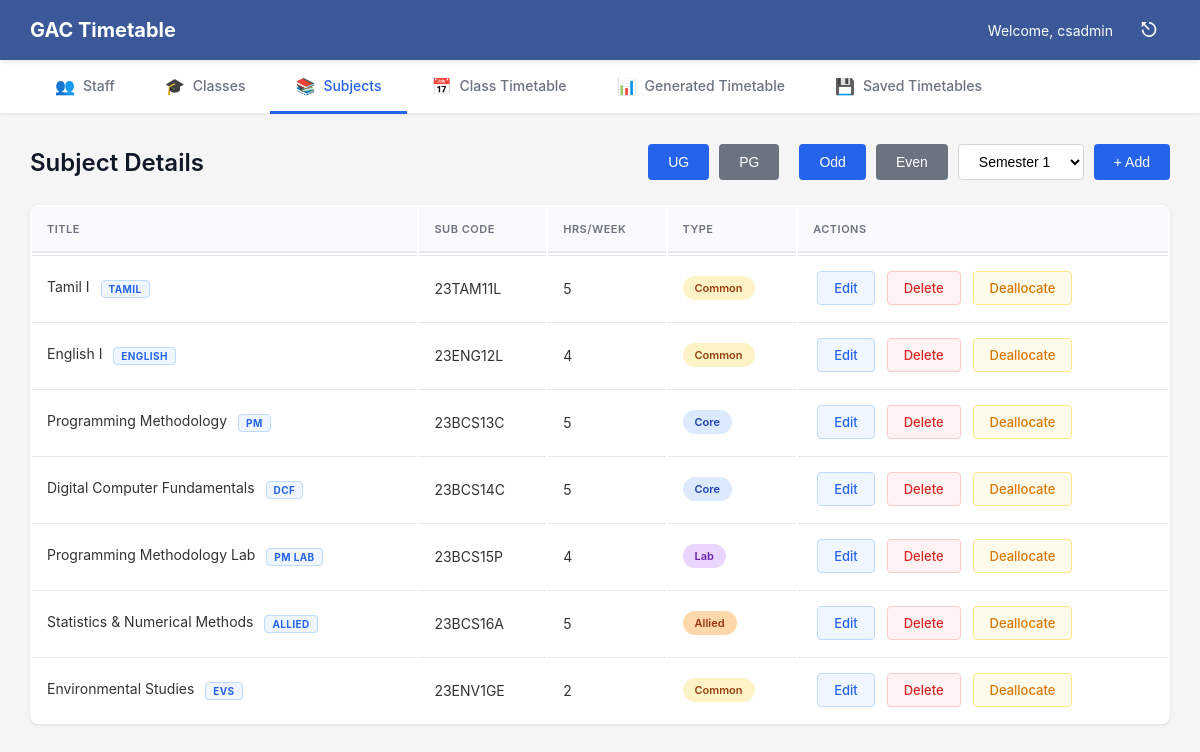
The page /Subject/subject.php (signed in) on the database its author committed.
### tables this page shows
CREATE TABLE `subjects` (
  `id` int(11) NOT NULL,
  `title` varchar(150) DEFAULT NULL,
  `sub_code` varchar(50) DEFAULT NULL,
  `short_name` varchar(50) DEFAULT NULL,
  `hours_per_week` int(11) DEFAULT NULL,
  `semester` int(11) DEFAULT NULL,
  `type` varchar(50) DEFAULT NULL,
  `program` enum('UG','PG') NOT NULL DEFAULT 'UG',
  `year` int(11) NOT NULL DEFAULT 1,
  `sort_order` int(11) DEFAULT 0,
  `is_allocated` tinyint(1) NOT NULL DEFAULT 1
);

### Subject/subject.php (the view, shortened to what this page needs)
<?php
$conn = getConnection();
$flag = __DIR__ . '/../Database/.ost_dealloc_done';
if (!file_exists($flag)) {
    $conn->query("UPDATE subjects SET is_allocated = 0 WHERE sub_code IN ('21MCS41C', '21MCS42P')");
}
$semester = isset($_GET['semester']) ? intval($_GET['semester']) : 1;
$type = isset($_GET['type']) ? $_GET['type'] : 'UG';
if (isset($_GET['sem_type'])) {
    $sem_type = $_GET['sem_type'];
}
else {
    $sem_type = ($semester % 2 == 0) ? 'even' : 'odd';
}
$query = "SELECT * FROM subjects WHERE program = '$type' AND semester = $semester ORDER BY sort_order, id";
$result = $conn->query($query);
?>
<!DOCTYPE html>
<html lang="en">
<head>
    <link rel="stylesheet" href="../Assets/css/style.css?v=1773498759">
</head>
<body>
    <nav class="navbar">
        <div class="nav-brand">GAC Timetable</div>
        <div class="nav-user">
            Welcome,
            <?php echo htmlspecialchars($_SESSION['user_name']); ?>
            <a href="../Logout/logout.php" class="logout-icon">⎋</a>
        </div>
    </nav>
    <div class="tabs">
        <a href="../Staff/staff.php" class="tab">
            <span class="tab-icon">👥</span> Staff
        </a>
        <a href="../Class/class.php" class="tab">
            <span class="tab-icon">🎓</span> Classes
        </a>
        <a href="subject.php" class="tab active">
            <span class="tab-icon">📚</span> Subjects
        </a>
        <a href="../Generate_Timetable/redirect_timetable.php" class="tab">
            <span class="tab-icon">📅</span> Class Timetable
        </a>
        <a href="../Generate_Timetable/generated_timetable_view.php" class="tab">
            <span class="tab-icon">📊</span> Generated Timetable
        </a>
        <a href="../SavedTimetable/saved_timetable.php" class="tab">
            <span class="tab-icon">💾</span> Saved Timetables
        </a>
    </div>
    <div class="content">
        <div class="page-title">
            <h2>Subject Details</h2>
            <div class="filter-controls">
                <button class="btn <?php echo $type == 'UG' ? 'btn-primary' : 'btn-secondary'; ?>"
                    onclick="window.location.href='subject.php?type=UG&semester=<?php echo $sem_type == 'even' ? 2 : 1; ?>&sem_type=<?php echo $sem_type; ?>'">UG</button>
                <button class="btn <?php echo $type == 'PG' ? 'btn-primary' : 'btn-secondary'; ?>"
                    onclick="window.location.href='subject.php?type=PG&semester=<?php echo $sem_type == 'even' ? 2 : 1; ?>&sem_type=<?php echo $sem_type; ?>'">PG</button>
                <button class="btn <?php echo $sem_type == 'odd' ? 'btn-primary' : 'btn-secondary'; ?>"
                    onclick="window.location.href='subject.php?type=<?php echo $type; ?>&semester=1&sem_type=odd'" style="margin-left: 10px;">Odd</button>
                <button class="btn <?php echo $sem_type == 'even' ? 'btn-primary' : 'btn-secondary'; ?>"
                    onclick="window.location.href='subject.php?type=<?php echo $type; ?>&semester=2&sem_type=even'">Even</button>
                <select class="filter-select"
                    onchange="window.location.href='subject.php?type=<?php echo $type; ?>&sem_type=<?php echo $sem_type; ?>&semester=' + this.value">
                    <?php
$max_sem = ($type == 'UG') ? 6 : 4;
$start_sem = ($sem_type == 'even') ? 2 : 1;
for ($i = $start_sem; $i <= $max_sem; $i += 2):
?>
                        <option value="<?php echo $i; ?>" <?php echo $semester == $i ? 'selected' : ''; ?>>
                            Semester <?php echo $i; ?>
                        </option>
                    <?php
endfor; ?>
                </select>
                <button class="btn btn-add" onclick="window.location.href='subject_add.php'">+ Add</button>
            </div>
        </div>
        <table class="data-table">
            <thead>
                <tr>
                    <th>TITLE</th>
                    <th>SUB CODE</th>
                    <th>HRS/WEEK</th>
                    <th>TYPE</th>
                    <th>ACTIONS</th>
                </tr>
            </thead>
            <tbody>
                <?php if ($result && $result->num_rows > 0): ?>
                    <?php while ($row = $result->fetch_assoc()): ?>
                        <?php $is_allocated = isset($row['is_allocated']) ? intval($row['is_allocated']) : 1; ?>
                        <tr class="<?php echo $is_allocated ? '' : 'row-deallocated'; ?>">
                            <td>
                                <?php echo htmlspecialchars($row['title']); ?>
                                <span class="badge-short"><?php
                                    $sn = !empty($row['short_name']) ? $row['short_name'] : getSubjectShortName($row['title'], $row['type'], $row['semester']);
                                    echo htmlspecialchars($sn);
                                ?></span>
                            </td>
                            <td><?php echo htmlspecialchars($row['sub_code']); ?></td>
                            <td><?php echo htmlspecialchars($row['hours_per_week']); ?></td>
                            <td>
                                <span class="badge badge-<?php echo strtolower($row['type']); ?>">
                                    <?php echo htmlspecialchars($row['type']); ?>
                                </span>
                            </td>
                            <td>
                                <a href="subject_edit.php?id=<?php echo $row['id']; ?>" class="btn-action btn-edit">Edit</a>
                                <a href="subject.php?delete=<?php echo $row['id']; ?>&type=<?php echo $type; ?>&semester=<?php echo $semester; ?>"
                                    class="btn-action btn-delete"
                                    onclick="return confirm('Are you sure you want to delete this subject?')">Delete</a>
                                <?php if ($is_allocated): ?>
                                    <a href="subject.php?toggle_allocate=<?php echo $row['id']; ?>&type=<?php echo $type; ?>&semester=<?php echo $semester; ?>"
                                        class="btn-action btn-deallocate"
                                        onclick="return confirm('Remove &quot;<?php echo htmlspecialchars($row['title']); ?>&quot; from the timetable?')">Deallocate</a>
                                <?php
        else: ?>
                                    <a href="subject.php?toggle_allocate=<?php echo $row['id']; ?>&type=<?php echo $type; ?>&semester=<?php echo $semester; ?>"
                                        class="btn-action btn-allocate">Allocate</a>
                                <?php
        endif; ?>
                            </td>
                        </tr>
                    <?php
    endwhile; ?>
                <?php
endif; ?>
            </tbody>
        </table>
    </div>
</body>
</html>

### Assets/css/style.css (style rules this page uses)
* { margin: 0; padding: 0; box-sizing: border-box; }
body { font-family: -apple-system, BlinkMacSystemFont, "Segoe UI", Roboto, "Helvetica Neue", Arial, sans-serif; background-color: #f5f5f5; color: #333; }
.btn { padding: 10px 20px; border: none; border-radius: 4px; cursor: pointer; font-size: 14px; font-weight: 500; transition: all 0.3s; text-decoration: none; display: inline-block; }
.btn-primary { background-color: #2563eb; color: white; }
.btn-secondary { background-color: #6b7280; color: white; }
.btn-add { background-color: #2563eb; color: white; padding: 10px 20px; border-radius: 4px; text-decoration: none; font-size: 14px; font-weight: 500; display: inline-block; border: none; cursor: pointer; }
.navbar { background-color: #3b5998; color: white; padding: 15px 30px; display: flex; justify-content: space-between; align-items: center; box-shadow: 0 2px 4px rgba(0, 0, 0, 0.1); position: fixed; top: 0; left: 0; width: 100%; height: 60px; z-index: 1000; }
.nav-brand { font-size: 20px; font-weight: bold; }
.nav-user { display: flex; align-items: center; gap: 15px; font-size: 14px; }
.logout-icon { color: white; text-decoration: none; font-size: 20px; display: inline-flex; align-items: center; justify-content: center; width: 42px; height: 42px; border-radius: 6px; transition: background-color 0.3s; }
.tabs { background-color: white; display: flex; border-bottom: 1px solid #e5e7eb; padding: 0 30px; box-shadow: 0 1px 2px rgba(0, 0, 0, 0.05); position: fixed; top: 60px; left: 0; width: 100%; height: 54px; z-index: 999; }
.tab { padding: 15px 25px; text-decoration: none; color: #6b7280; border-bottom: 3px solid transparent; transition: all 0.3s; display: flex; align-items: center; gap: 8px; font-weight: 500; font-size: 14px; position: relative; margin-bottom: -1px; }
.tab-icon { font-size: 16px; }
.tab.active { color: #2563eb; border-bottom: 3px solid #2563eb; }
.content { padding: 30px; padding-top: 144px; max-width: 1400px; margin: 0 auto; }
.page-title { display: flex; justify-content: space-between; align-items: center; margin-bottom: 25px; }
.page-title h2 { font-size: 24px; color: #111827; font-weight: 600; }
.data-table { width: 100%; background: white; border-radius: 8px; overflow: hidden; box-shadow: 0 1px 3px rgba(0, 0, 0, 0.1); }
.data-table thead { background-color: #f9fafb; }
.data-table th { padding: 15px; text-align: left; font-size: 11px; font-weight: 600; color: #6b7280; text-transform: uppercase; letter-spacing: 0.5px; border-bottom: 2px solid #e5e7eb; }
.data-table td { padding: 15px; border-top: 1px solid #e5e7eb; font-size: 14px; }
.btn-action { padding: 8px 16px; margin: 0 4px; border-radius: 4px; text-decoration: none; cursor: pointer; display: inline-block; font-size: 13px; font-weight: 500; transition: all 0.3s; }
.btn-edit { color: #2563eb; background-color: #eff6ff; border: 1px solid #bfdbfe; }
.btn-delete { color: #dc2626; background-color: #fef2f2; border: 1px solid #fecaca; }
.btn-deallocate { color: #d97706; background-color: #fffbeb; border: 1px solid #fde68a; }
.badge { display: inline-block; padding: 5px 12px; border-radius: 12px; font-size: 11px; font-weight: 600; background-color: #d1fae5; color: #065f46; }
.badge-core { background-color: #dbeafe; color: #1e40af; }
.badge-common { background-color: #fef3c7; color: #92400e; }
.badge-lab { background-color: #e9d5ff; color: #6b21a8; }
.badge-allied { background-color: #fed7aa; color: #9a3412; }
.filter-controls { display: flex; gap: 10px; align-items: center; }
.filter-select { padding: 8px 16px; border: 1px solid #d1d5db; border-radius: 4px; font-size: 14px; background-color: white; cursor: pointer; }

### Subject/subject.php (style rules this page uses)
.badge-short { display: inline-block; background: #eff6ff; color: #2563eb; font-size: 10px; font-weight: 700; letter-spacing: 0.04em; padding: 2px 7px; border-radius: 4px; border: 1px solid #bfdbfe; margin-left: 7px; vertical-align: middle; }

### rows shown on the page
subjects: title "Tamil I", short_name "TAMIL", sub_code "23TAM11L", hours_per_week "5", type "Common"
subjects: title "English I", short_name "ENGLISH", sub_code "23ENG12L", hours_per_week "4", type "Common"
subjects: title "Programming Methodology", short_name "PM", sub_code "23BCS13C", hours_per_week "5", type "Core"
subjects: title "Digital Computer Fundamentals", short_name "DCF", sub_code "23BCS14C", hours_per_week "5", type "Core"
subjects: title "Programming Methodology Lab", short_name "PM LAB", sub_code "23BCS15P", hours_per_week "4", type "Lab"
subjects: title "Statistics & Numerical Methods", short_name "ALLIED", sub_code "23BCS16A", hours_per_week "5", type "Allied"
subjects: title "Environmental Studies", short_name "EVS", sub_code "23ENV1GE", hours_per_week "2", type "Common"

### other values the page prints
$_SESSION['user_name'] "csadmin"
